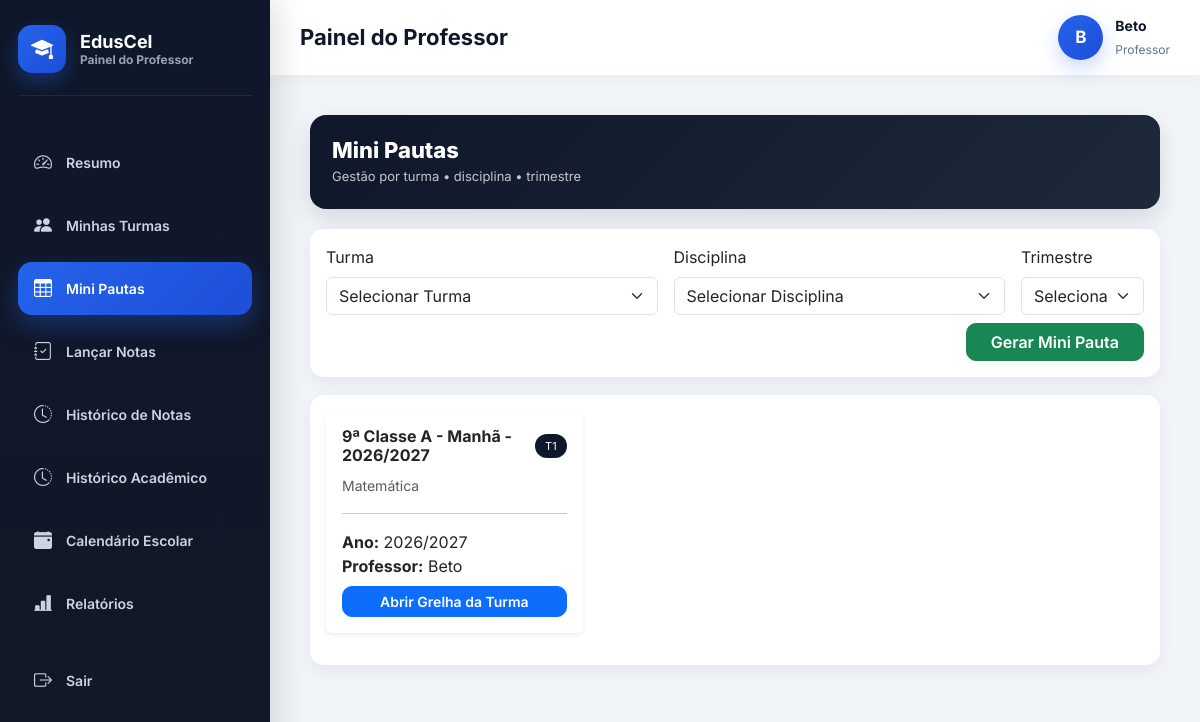
The app's page /professor/mini-pautas/ (signed in), older data.
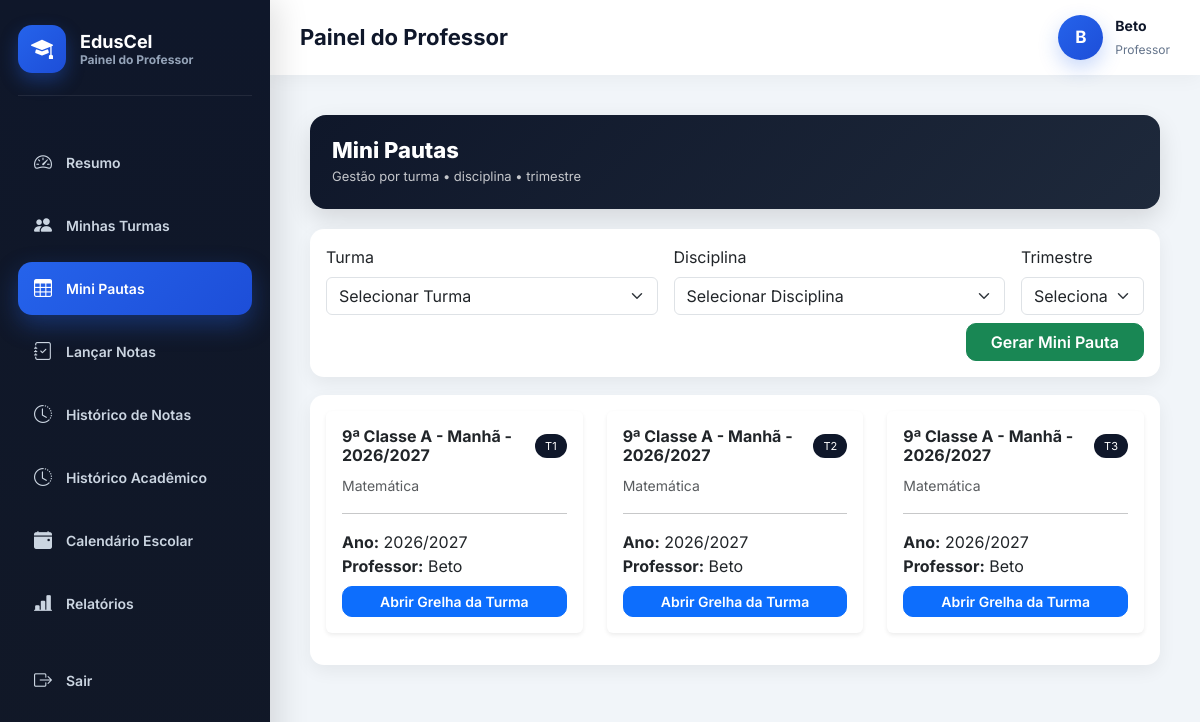
The same page, newer data.
### users/models.py (models this page shows, shortened)
class User(AbstractUser):
    ROLE_CHOICES = (
        ('SUPERADMIN', 'Super Admin'),
        ('DIRETOR', 'Diretor'),
        ('PROFESSOR', 'Professor'),
        ('ALUNO', 'Aluno'),
        ('FINANCEIRO', 'Financeiro'),
        ('SECRETARIA', 'Secretaria'),
    )
    role = models.CharField(
        max_length=20,
        choices=ROLE_CHOICES,
        default='ALUNO'
    )
    ativo = models.BooleanField(default=True)
    escola = models.ForeignKey(
        'academic.Escola',
        on_delete=models.CASCADE,
        null=True,
        blank=True,
        related_name="usuarios"
    )
    criado_em = models.DateTimeField(auto_now_add=True)
    tentativas_login = models.PositiveIntegerField(
        default=0
    )
    bloqueado_ate = models.DateTimeField(
        null=True,
        blank=True
    )
    objects = UserManager()

### academic/models.py (models this page shows, shortened)
class MiniPauta(models.Model):
    TRIMESTRES = [
        ("1", "1º Trimestre"),
        ("2", "2º Trimestre"),
        ("3", "3º Trimestre"),
    ]
    professor = models.ForeignKey(settings.AUTH_USER_MODEL, on_delete=models.CASCADE)
    escola = models.ForeignKey(Escola, on_delete=models.CASCADE)
    aluno = models.ForeignKey(Aluno, on_delete=models.CASCADE)
    turma = models.ForeignKey(Turma, on_delete=models.CASCADE)
    disciplina = models.ForeignKey(Disciplina, on_delete=models.CASCADE)
    ano_letivo = models.ForeignKey(AnoLetivo, on_delete=models.CASCADE)
    trimestre = models.CharField(max_length=1, choices=TRIMESTRES)
    av1 = models.DecimalField(max_digits=4, decimal_places=1, null=True, blank=True)
    av2 = models.DecimalField(max_digits=4, decimal_places=1, null=True, blank=True)
    av3 = models.DecimalField(max_digits=4, decimal_places=1, null=True, blank=True)
    p1 = models.DecimalField(max_digits=4, decimal_places=1, null=True, blank=True)
    av4 = models.DecimalField(max_digits=4, decimal_places=1, null=True, blank=True)
    av5 = models.DecimalField(max_digits=4, decimal_places=1, null=True, blank=True)
    av6 = models.DecimalField(max_digits=4, decimal_places=1, null=True, blank=True)
    p2 = models.DecimalField(max_digits=4, decimal_places=1, null=True, blank=True)
    exame = models.DecimalField(max_digits=4, decimal_places=1, null=True, blank=True)
    recurso = models.DecimalField(max_digits=4, decimal_places=1, null=True, blank=True)
    observacao = models.TextField(blank=True, null=True)
    criado_em = models.DateTimeField(auto_now_add=True)
    atualizado_em = models.DateTimeField(auto_now=True)
    class Meta:
        unique_together = (
            "aluno",
            "turma",
            "disciplina",
            "ano_letivo",
            "trimestre",
        )
        ordering = ["aluno__numero_na_turma"]

class Turma(models.Model):
    CLASSE_CHOICES = [
        ('4', '4ª Classe'),
        ('5', '5ª Classe'),
        ('6', '6ª Classe'),
        ('7', '7ª Classe'),
        ('8', '8ª Classe'),
        ('9', '9ª Classe'),
        ('10', '10ª Classe'),
        ('11', '11ª Classe'),
        ('12', '12ª Classe'),
        ('13', '13ª Classe'),
    ]
    TURNOS = [
        ('MANHA', 'Manhã'),
        ('TARDE', 'Tarde'),
        ('NOITE', 'Noite'),
    ]
    classe = models.CharField(
        max_length=10,
        choices=CLASSE_CHOICES,
        verbose_name="Classe"
    )
    curso = models.ForeignKey(
        'Curso',
        on_delete=models.SET_NULL,
        null=True,
        blank=True,
        related_name="turmas",
        verbose_name="Curso"
    )
    identificador = models.CharField(
        max_length=5,
        verbose_name="Identificador"
    )
    turno = models.CharField(
        max_length=10,
        choices=TURNOS,
        default='MANHA',
        verbose_name='Turno'
    )
    ano_letivo = models.ForeignKey(
        'AnoLetivo',
        on_delete=models.CASCADE,
        related_name="turmas",
        verbose_name="Ano Letivo"
    )
    escola = models.ForeignKey(
        'Escola',
        on_delete=models.CASCADE,
        related_name="turmas",
        verbose_name="Escola"
    )
    professor = models.ForeignKey(
        settings.AUTH_USER_MODEL,
        on_delete=models.SET_NULL,
        related_name="turmas",
        limit_choices_to={"role": "PROFESSOR"},
        null=True,
        blank=True,
        verbose_name="Professor"
    )
    criada_em = models.DateTimeField(
        auto_now_add=True,
        verbose_name="Data de Criação"
    )
    class Meta:
        constraints = [
            models.UniqueConstraint(
                fields=['classe', 'identificador', 'turno', 'ano_letivo', 'escola', 'curso'],
                name='unique_turma_por_curso'
            )
        ]
        verbose_name = "Turma"
        verbose_name_plural = "Turmas"
    def nome_completo(self):
        return f"{self.get_classe_display()} {self.identificador} - {self.get_turno_display()} - {self.ano_letivo}"
    def __str__(self):
        return self.nome_completo()

class AnoLetivo(models.Model):
    nome = models.CharField(max_length=20)  # Ex: 2025/2026
    ativo = models.BooleanField(default=True)
    escola = models.ForeignKey(
        "Escola",
        on_delete=models.CASCADE,
        related_name="anos_letivos"
    )
    def __str__(self):
        return self.nome

class Disciplina(models.Model):
    nome = models.CharField(max_length=90)
    turma = models.ForeignKey(
        Turma,
        on_delete=models.CASCADE,
        related_name="disciplinas"
    )
    professor = models.ForeignKey(
        settings.AUTH_USER_MODEL,
        on_delete=models.CASCADE,
        limit_choices_to={'role': 'PROFESSOR'},
        related_name="disciplinas",
        null=True,
        blank=True
    )
    escola = models.ForeignKey(
        Escola,
        on_delete=models.CASCADE,
        related_name="disciplinas"
    )
    criada_em = models.DateTimeField(auto_now_add=True)
    class Meta:
        unique_together = ('nome', 'turma', 'escola')
        ordering = ["nome"]

### core/views.py (the view)
# urls.py: path("professor/mini-pautas/", views.mini_pautas_lista, name="mini_pautas"),
@login_required
def mini_pautas_lista(request):
    if request.user.role != "PROFESSOR":
        return redirect("dashboard")
    professor = request.user
    escola = professor.escola
    ano_letivo = AnoLetivo.objects.filter(
        escola=escola,
        ativo=True
    ).first()
    if not ano_letivo:
        return redirect("dashboard")
    turma_id = request.GET.get("turma")
    disciplina_id = request.GET.get("disciplina")
    trimestre = request.GET.get("trimestre")
    turmas = Turma.objects.filter(
        escola=escola,
        ano_letivo=ano_letivo,
        disciplinas__professor=professor
    ).distinct()
    disciplinas = Disciplina.objects.filter(
        professor=professor,
        escola=escola,
        turma__ano_letivo=ano_letivo
    ).select_related("turma").distinct()
    mini_pautas = MiniPauta.objects.filter(
        professor=professor,
        escola=escola,
        ano_letivo=ano_letivo
    ).select_related("turma", "disciplina", "aluno")
    if turma_id:
        mini_pautas = mini_pautas.filter(turma_id=turma_id)
    if disciplina_id:
        mini_pautas = mini_pautas.filter(disciplina_id=disciplina_id)
    if trimestre:
        mini_pautas = mini_pautas.filter(trimestre=int(trimestre))
    context = {
        "mini_pautas": mini_pautas,
        "turmas": turmas,
        "disciplinas": disciplinas,
        "turma_id": turma_id,
        "disciplina_id": disciplina_id,
        "trimestre": trimestre,
        "ano_letivo": ano_letivo
    }
    return render(request, "mini_pautas_lista.html", context)

### core/templates/mini_pautas_lista.html (shortened to what this page needs)
{% extends "base_professor.html" %}
{% block content %}
<div class="container-fluid page-wrapper">
<div class="page-header d-flex justify-content-between align-items-center flex-wrap">
    <div>
        <h3 class="page-title">Mini Pautas</h3>
        <div class="page-subtitle">
            Gestão por turma • disciplina • trimestre
        </div>
    </div>
</div>
<div class="card card-custom p-3">
<form method="GET" action="{% url 'gerar_mini_pautas' %}" class="row g-3">
    <div class="col-md-5">
        <label class="form-label">Turma</label>
        <select name="turma" class="form-select" required>
            <option value="">Selecionar Turma</option>
        </select>
    </div>
    <div class="col-md-5">
        <label class="form-label">Disciplina</label>
        <select name="disciplina" class="form-select" required>
            <option value="">Selecionar Disciplina</option>
        </select>
    </div>
    <div class="col-md-2">
        <label class="form-label">Trimestre</label>
        <select name="trimestre" class="form-select" required>
            <option value="">Selecionar</option>
        </select>
    </div>
    <div class="col-12 d-flex justify-content-end mt-2">
        <button class="btn btn-success btn-clean px-4">
            Gerar Mini Pauta
        </button>
    </div>
</form>
</div>
<div class="card card-custom p-3">
{% if mini_pautas %}
<div class="row">
    {% for mp in mini_pautas %}
    <div class="col-md-4">
        <div class="card border-0 shadow-sm mb-3">
            <div class="card-body">
                <div class="d-flex justify-content-between align-items-center mb-2">
                    <h6 class="fw-bold mb-0">
                        {{ mp.turma }}
                    </h6>
                    <span class="badge-mini">
                        T{{ mp.trimestre }}
                    </span>
                </div>
                <small class="text-muted">
                    {{ mp.disciplina.nome }}
                </small>
                <hr>
                <p class="mb-2">
                    <strong>Ano:</strong> {{ mp.ano_letivo }}<br>
                    <strong>Professor:</strong> {{ mp.professor.username }}
                </p>
                <a href="{% url 'mini_pauta_detalhe' mp.id %}"
                   class="btn btn-primary btn-sm w-100 btn-clean">
                    Abrir Grelha da Turma
                </a>
            </div>
        </div>
    </div>
    {% endfor %}
</div>
{% endif %}
</div>
</div>
{% endblock %}

### core/templates/base_professor.html (shortened to what this page needs)
<!DOCTYPE html>
<html lang="pt">
<head>
<link href="https://cdn.jsdelivr.net/npm/bootstrap@5.3.2/dist/css/bootstrap.min.css" rel="stylesheet">
<link href="https://cdn.jsdelivr.net/npm/bootstrap-icons@1.11.1/font/bootstrap-icons.css" rel="stylesheet">
</head>
<body>
<div class="sidebar">
<div class="logo-box">
    <div class="logo-icon">
        <i class="bi bi-mortarboard-fill"></i>
    </div>
    <div class="logo-text">
        EdusCel
        <small>
            Painel do Professor
        </small>
    </div>
</div>
<ul class="menu">
    <li>
        <a href="{% url 'dashboard_professor' %}"
           class="{% if request.resolver_match.url_name == 'dashboard_professor' %}active{% endif %}">
            <i class="bi bi-speedometer2"></i>
            <span>Resumo</span>
        </a>
    </li>
    <li>
        <a href="{% url 'minhas_turmas' %}"
           class="{% if request.resolver_match.url_name == 'minhas_turmas' %}active{% endif %}">
            <i class="bi bi-people-fill"></i>
            <span>Minhas Turmas</span>
        </a>
    </li>
    <li>
        <a href="{% url 'mini_pautas' %}"
           class="{% if request.resolver_match.url_name == 'mini_pautas' %}active{% endif %}">
            <i class="bi bi-table"></i>
            <span>Mini Pautas</span>
        </a>
    </li>
    <li>
        <a href="{% url 'lancar_notas' %}"
           class="{% if request.resolver_match.url_name == 'lancar_notas' %}active{% endif %}">
            <i class="bi bi-journal-check"></i>
            <span>Lançar Notas</span>
        </a>
    </li>
    <li>
        <a href="{% url 'historico_notas' %}"
           class="{% if request.resolver_match.url_name == 'historico_notas' %}active{% endif %}">
            <i class="bi bi-clock-history"></i>
            <span>Histórico de Notas</span>
        </a>
    </li>
    <li>
        <a href="{% url 'historico_professor' %}"
           class="{% if request.resolver_match.url_name == 'historico_professor' %}active{% endif %}">
            <i class="bi bi-clock-history"></i>
            <span>Histórico Acadêmico</span>
        </a>
    </li>
    <li>
        <a href="{% url 'calendario_professor' %}"
           class="{% if request.resolver_match.url_name == 'calendario_professor' %}active{% endif %}">
            <i class="bi bi-calendar-event-fill"></i>
            <span>Calendário Escolar</span>
        </a>
    </li>
    <li>
        <a href="{% url 'relatorios_professor' %}"
           class="{% if request.resolver_match.url_name == 'relatorios_professor' %}active{% endif %}">
            <i class="bi bi-bar-chart-line-fill"></i>
            <span>Relatórios</span>
        </a>
    </li>
    <li class="mt-4">
        <a href="{% url 'logout' %}">
            <i class="bi bi-box-arrow-right"></i>
            <span>Sair</span>
        </a>
    </li>
</ul>
</div>
<div class="main">
<div class="topbar">
    <div class="topbar-title">
        Painel do Professor
    </div>
    <div class="user-box">
        <div class="avatar">
            {{ request.user.username|first|upper }}
        </div>
        <div class="user-info">
            <strong>
                {{ request.user.get_full_name|default:request.user.username }}
            </strong>
            <small>
                Professor
            </small>
        </div>
    </div>
</div>
<div class="content">
    {% block content %}
    {% endblock %}
</div>
</div>
</body>
</html>

### core/templates/base_professor.html (style rules this page uses)
* { margin:0; padding:0; box-sizing:border-box; }
body { font-family:'Inter',sans-serif; background:#f1f5f9; overflow-x:hidden; }
.sidebar { width:270px; height:100vh; background:linear-gradient(180deg,#0f172a,#111827); position:fixed; left:0; top:0; padding:25px 18px; overflow-y:auto; box-shadow:8px 0 30px rgba(0,0,0,0.12); z-index:1000; }
.logo-box { display:flex; align-items:center; gap:14px; margin-bottom:40px; padding-bottom:22px; border-bottom:1px solid rgba(255,255,255,0.08); }
.logo-icon { width:48px; height:48px; border-radius:14px; background:linear-gradient(135deg,#2563eb,#1d4ed8); display:flex; align-items:center; justify-content:center; font-size:22px; color:white; box-shadow:0 8px 18px rgba(37,99,235,0.35); }
.logo-text { color:white; font-size:18px; font-weight:700; line-height:1.2; }
.logo-text small { display:block; color:#94a3b8; font-size:12px; }
.menu { list-style:none; padding:0; margin:0; }
.menu li { margin-bottom:10px; }
.menu a { display:flex; align-items:center; gap:14px; text-decoration:none; padding:13px 16px; border-radius:14px; color:#cbd5e1; transition:.25s; font-size:14px; font-weight:600; }
.menu a i { font-size:18px; }
.menu a.active { background:linear-gradient(135deg,#2563eb,#1d4ed8); color:white; box-shadow:0 10px 25px rgba(37,99,235,0.35); }
.main { margin-left:270px; width:calc(100% - 270px); min-height:100vh; display:flex; flex-direction:column; }
.topbar { height:75px; background:white; display:flex; align-items:center; justify-content:space-between; padding:0 30px; box-shadow:0 4px 18px rgba(0,0,0,0.04); position:sticky; top:0; z-index:999; }
.topbar-title { font-size:22px; font-weight:700; color:#0f172a; }
.user-box { display:flex; align-items:center; gap:12px; }
.avatar { width:45px; height:45px; border-radius:50%; background:linear-gradient(135deg,#2563eb,#1d4ed8); display:flex; align-items:center; justify-content:center; color:white; font-weight:700; font-size:17px; box-shadow:0 8px 20px rgba(37,99,235,0.25); }
.user-info strong { display:block; color:#0f172a; font-size:14px; }
.user-info small { color:#64748b; font-size:12px; }
.content { padding:20px; flex:1; width:100%; }

### core/templates/mini_pautas_lista.html (style rules this page uses)
.page-wrapper { padding:20px; }
.page-header { background: linear-gradient(135deg,#0f172a,#1e293b); color:white; padding:22px; border-radius:16px; margin-bottom:20px; box-shadow:0 10px 25px rgba(0,0,0,.12); }
.page-title { font-size:22px; font-weight:800; margin:0; }
.page-subtitle { font-size:13px; opacity:.75; margin-top:4px; }
.card-custom { border:none; border-radius:14px; box-shadow:0 6px 18px rgba(0,0,0,.06); margin-bottom:18px; }
.btn-clean { border-radius:10px; font-weight:600; }
.badge-mini { background:#0f172a; color:white; padding:4px 10px; border-radius:999px; font-size:11px; }

Row changes from the older to the newer data that the page shows:
added MiniPauta: turma "9ª Classe A - Manhã - 2026/2027", trimestre "2", disciplina.nome "Matemática", ano_letivo "2026/2027", professor.username "Beto"
added MiniPauta: turma "9ª Classe A - Manhã - 2026/2027", trimestre "3", disciplina.nome "Matemática", ano_letivo "2026/2027", professor.username "Beto"
